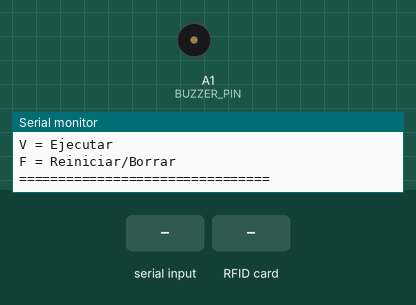
This sketch was run on a simulated Arduino Uno, built with avr-gcc and run on an emulated ATmega328P. Parts: buzzer (waves = sounding), the last lines printed to the serial monitor. The test bench sets the inputs (shaded band).

Above: at 1.2 s.
1.3 s: "A\n" received over Serial
2.8 s: RFID card 5E 7A 19 C4 held to the reader
At 2.84 s:
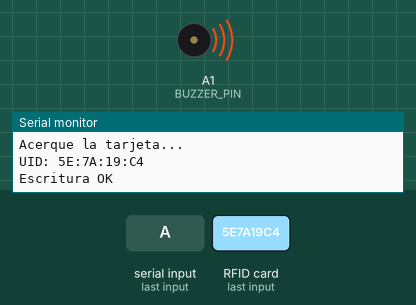
4.5 s: "B\n" received over Serial
Timing chart, 0 to 7.5 s (numbered marks = the images above; inputs shaded):
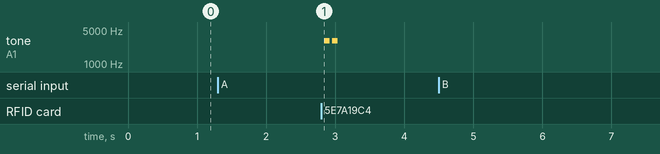

Measured:
- after the input at 2.8 s, tone on A1 (BUZZER_PIN): alternates 3000 Hz for 0.08 s and silent for 0.04 s, 4 changes in all, then stays silent, starting at once

The sketch:

Codigo_Grabar_tarjetas.ino
```cpp
#include <SPI.h>
#include <MFRC522.h>

#define SS_PIN 10
#define RST_PIN A0
#define BUZZER_PIN A1

MFRC522 mfrc522(SS_PIN, RST_PIN);

MFRC522::MIFARE_Key key;

void beepOK() {
  tone(BUZZER_PIN, 3000);
  delay(80);
  noTone(BUZZER_PIN);
  delay(40);
  tone(BUZZER_PIN, 3000);
  delay(80);
  noTone(BUZZER_PIN);
}

void beepError() {
  for(byte i = 0; i < 3; i++) {
    tone(BUZZER_PIN, 800);
    delay(100);
    noTone(BUZZER_PIN);
    delay(50);
  }
}

void setup() {
  Serial.begin(115200);

  SPI.begin();
  mfrc522.PCD_Init();

  pinMode(BUZZER_PIN, OUTPUT);

  for (byte i = 0; i < 6; i++)
    key.keyByte[i] = 0xFF;

  Serial.println(F("================================"));
  Serial.println(F("GRABADOR RFID BEEBOT"));
  Serial.println(F("Bloque utilizado: 4"));
  Serial.println(F("Comandos validos:"));
  Serial.println(F("A = Avanzar"));
  Serial.println(F("B = Retroceder"));
  Serial.println(F("D = Derecha"));
  Serial.println(F("I = Izquierda"));
  Serial.println(F("V = Ejecutar"));
  Serial.println(F("F = Reiniciar/Borrar"));
  Serial.println(F("================================"));
}

void loop() {

  if (!Serial.available()) return;

  String in = Serial.readStringUntil('\n');
  in.trim();

  if (in.length() == 0) return;

  char letra = toupper(in.charAt(0));

  if (!(letra=='A' || letra=='B' || letra=='D' ||
        letra=='I' || letra=='V' || letra=='F')) {

    Serial.println(F("Comando invalido"));
    beepError();
    return;
  }

  Serial.print(F("Comando seleccionado: "));
  Serial.println(letra);

  Serial.println(F("Acerque la tarjeta..."));

  while (!mfrc522.PICC_IsNewCardPresent()) {
    delay(20);
  }

  if (!mfrc522.PICC_ReadCardSerial()) {
    Serial.println(F("Error leyendo tarjeta"));
    beepError();
    return;
  }

  Serial.print(F("UID: "));

  for (byte i = 0; i < mfrc522.uid.size; i++) {
    if (mfrc522.uid.uidByte[i] < 0x10)
      Serial.print("0");

    Serial.print(mfrc522.uid.uidByte[i], HEX);

    if (i < mfrc522.uid.size - 1)
      Serial.print(':');
  }

  Serial.println();

  byte blockAddr = 4;

  MFRC522::StatusCode status;

  status = mfrc522.PCD_Authenticate(
              MFRC522::PICC_CMD_MF_AUTH_KEY_A,
              blockAddr,
              &key,
              &(mfrc522.uid));

  if (status != MFRC522::STATUS_OK) {
    Serial.print(F("Error autenticacion: "));
    Serial.println(mfrc522.GetStatusCodeName(status));
    beepError();
    return;
  }

  byte buffer[16];

  for (byte i = 0; i < 16; i++)
    buffer[i] = 0;

  buffer[0] = letra;

  status = mfrc522.MIFARE_Write(blockAddr, buffer, 16);

  if (status != MFRC522::STATUS_OK) {
    Serial.print(F("Error escritura: "));
    Serial.println(mfrc522.GetStatusCodeName(status));
    beepError();
    return;
  }

  Serial.println(F("Escritura OK"));

  byte readBuf[18];
  byte size = sizeof(readBuf);

  status = mfrc522.MIFARE_Read(blockAddr, readBuf, &size);

  if (status != MFRC522::STATUS_OK) {
    Serial.println(F("Error verificacion"));
    beepError();
    return;
  }

  char ver = (char)readBuf[0];

  if (ver == letra) {
    Serial.println(F("VERIFICACION OK"));
    beepOK();
  } else {
    Serial.println(F("VERIFICACION FALLIDA"));
    beepError();
  }

  mfrc522.PICC_HaltA();
  mfrc522.PCD_StopCrypto1();

  Serial.println(F("Tarjeta lista."));
  Serial.println();
}
```
